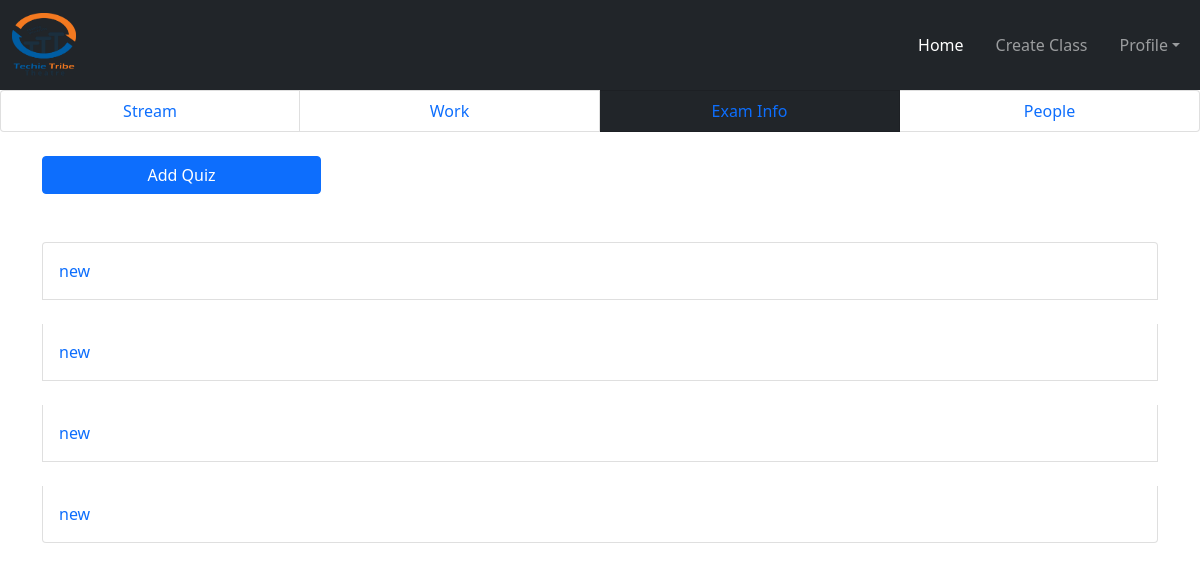
Page /teacher/examview/2/ on the committed database.
### teacher/models.py (models this page shows, shortened)
class QuesModel(models.Model):
    myclass = models.ForeignKey(
        CreateClass, on_delete=models.CASCADE, null=True)
    topics = models.CharField(max_length=200, default="new")
    question = models.CharField(max_length=200, null=True)
    op1 = models.CharField(max_length=200, null=True)
    op2 = models.CharField(max_length=200, null=True)
    op3 = models.CharField(max_length=200, null=True)
    op4 = models.CharField(max_length=200, null=True)
    ans = models.CharField(max_length=200, null=True)

### teacher/views.py (the view, shortened to what this page needs)
# urls.py: path('examview/<int:id>/', ExamView.as_view(), name='examview'),
class ExamView(View):
    def get(self, request, id):
        mainid = id
        form = QuesModelForm()
        mywork = CreateClass.objects.get(pk=id)
        exam = QuesModel.objects.filter(myclass=mywork)[::-1]
        return render(request, 'exam-info.html', {'mainid': id, 'form': form, 'exam': exam})

### teacher/templates/exam-info.html (shortened to what this page needs)
{% extends 'base_teacher.html' %} <br />
{% load static %} <br />
{% block content %}
<ul class="list-group list-group-horizontal col-12">
  <li class="list-group-item col-3 text-center">
    <a href="{% url 'classshow' mainid %}">Stream</a>
  </li>
  <li class="list-group-item col-3 text-center">
    <a href="{% url 'addwork' mainid %}">Work</a>
  </li>
  <li class="list-group-item col-3 text-center bg-dark text-white">
    <a href="{% url 'examview' mainid %}">Exam Info</a>
  </li>
  <li class="list-group-item col-3 text-center"><a href="">People</a></li>
</ul>
<div class="container">
    <button
      type="button"
      class="btn btn-primary mt-4 w-25"
      data-bs-toggle="modal"
      data-bs-target="#exampleModal"
    >
      Add Quiz
    </button>
  </div>
  <br>
  <div class="container mt-4">
    <div class="list-group">
      {% for ann in exam %}
      <li
        class="list-group-item d-flex justify-content-between align-items-center mb-4 p-3"
      >
      <a href="{% url 'showquiz' ann.id %}"> {{ann.topics}} </a>
      {% endfor %}
    </div>
  </div>
{% endblock content %}

### teacher/static/css/form.css (style rules this page uses)
*, *:before, *:after { -webkit-box-sizing: border-box; box-sizing: border-box; }
li { list-style: none; }

### teacher/templates/exam-info.html (style rules this page uses)
a { text-decoration: none; }

### rows in the picture
QuesModel: topics "new"
QuesModel: topics "new"
QuesModel: topics "new"
QuesModel: topics "new"
